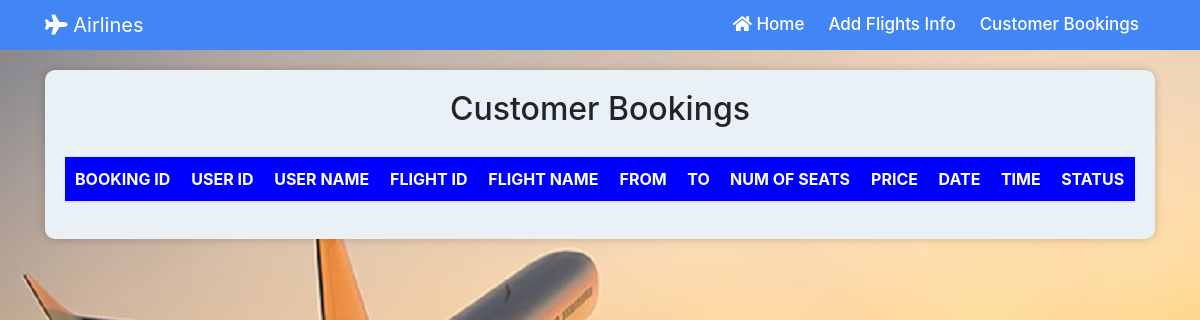
The app's page /view_bookings, older data.
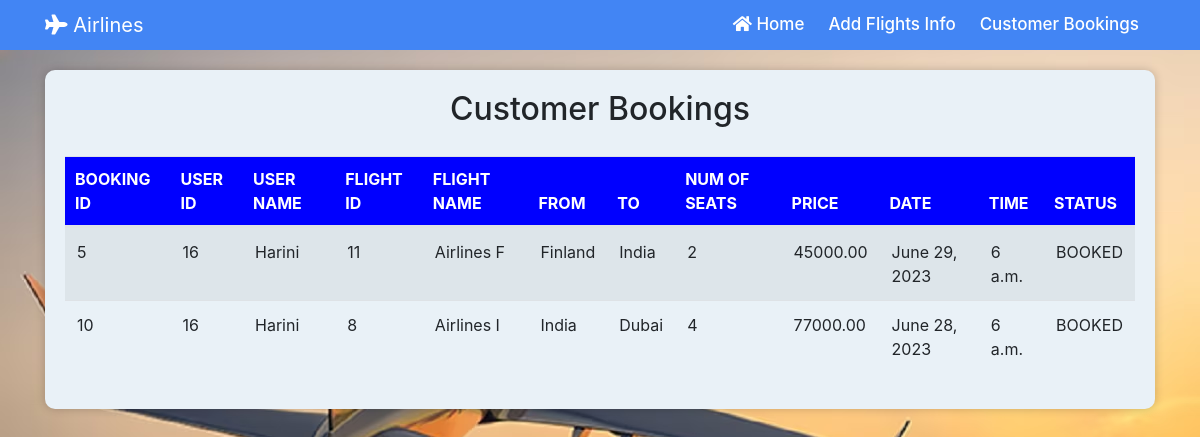
The same page, newer data.
### myapp/models.py (models this page shows, shortened)
class Book(models.Model):
    BOOKED = 'B'
    CANCELLED = 'C'
    TICKET_STATUSES = ((BOOKED, 'Booked'),
                       (CANCELLED, 'Cancelled'),)
    email = models.EmailField()
    name = models.CharField(max_length=30)
    userid =models.DecimalField(decimal_places=0, max_digits=2)
    flightid=models.DecimalField(decimal_places=0, max_digits=2)
    flight_name = models.CharField(max_length=30)
    source = models.CharField(max_length=30)
    dest = models.CharField(max_length=30)
    nos = models.DecimalField(decimal_places=0, max_digits=2)
    price = models.DecimalField(decimal_places=2, max_digits=10)
    date = models.DateField()
    time = models.TimeField()
    status = models.CharField(choices=TICKET_STATUSES, default=BOOKED, max_length=2)

### myapp/views.py (the view)
# urls.py: path('view_bookings',views.view_bookings, name="view_bookings"),
def view_bookings(request):
    bookings = Book.objects.all()
    return render(request, 'myapp/view_bookings.html', {'bookings': bookings})

### myapp/templates/myapp/view_bookings.html (shortened to what this page needs)
{% extends 'myapp/admin_navbar.html' %}
{% load static %}
{% block content %}
<div class="container">
    <div class="card">
        <h2 class="text-center">Customer Bookings</h2>
        <table class="table table-striped table-hover">
            <thead>
                <tr>
                    <th>BOOKING ID</th>
                    <th>USER ID</th>
                    <th>USER NAME</th>
                    <th>FLIGHT ID</th>
                    <th>FLIGHT NAME</th>
                    <th>FROM</th>
                    <th>TO</th>
                    <th>NUM OF SEATS</th>
                    <th>PRICE</th>
                    <th>DATE</th>
                    <th>TIME</th>
                    <th>STATUS</th>
                </tr>
            </thead>
            <tbody>
                {% for booking in bookings %}
                    <tr>
                        <td>{{ booking.id }}</td>
                        <td>{{ booking.userid }}</td>
                        <td>{{ booking.name }}</td>
                        <td>{{ booking.flightid }}</td>
                        <td>{{ booking.flight_name }}</td>
                        <td>{{ booking.source }}</td>
                        <td>{{ booking.dest }}</td>
                        <td>{{ booking.nos }}</td>
                        <td>{{ booking.price }}</td>
                        <td>{{ booking.date }}</td>
                        <td>{{ booking.time }}</td>
                        <td>{{ booking.status }}</td>
                    </tr>
                {% endfor %}
            </tbody>
        </table>
    </div>
</div>
{% endblock %}

### myapp/templates/myapp/admin_navbar.html (shortened to what this page needs)
<!DOCTYPE html>
<html lang="en">
<head>
    <link rel="stylesheet" href="https://stackpath.bootstrapcdn.com/bootstrap/4.1.3/css/bootstrap.min.css"
>
    <link rel="stylesheet" href="https://cdnjs.cloudflare.com/ajax/libs/font-awesome/5.15.3/css/all.min.css">
</head>
<body>
    <nav class="navbar navbar-expand-lg navbar-dark" style="background-color: #4285F4;">
        <div class="container">
            <a class="navbar-brand" href="{% url 'index' %}" style="color: white;">
                <i class="fas fa-plane"></i> Airlines
            </a>
            <div class="collapse navbar-collapse justify-content-end" id="navbarNavAltMarkup">
                <div class="navbar-nav">
                    <a class="navbar-brand btn-sm mr-2" href="{% url 'admin_home' %}" style="color: white;">
                        <i class="fas fa-home"></i> Home
                    </a>
                    <a class="navbar-brand btn-sm mr-2" href="{% url 'addfile' %}" style="color: white;">
                        Add Flights Info
                    </a>
                    <a class="navbar-brand btn-sm mr-2" href="{% url 'view_bookings' %}" style="color: white;">
                        Customer Bookings
                    </a>
                </div>
            </div>
        </div>
    </nav>
    {% block content %}{% endblock %}
</body>
</html>

### myapp/templates/myapp/admin_navbar.html (style rules this page uses)
.navbar { height: 50px; margin: 0 auto; }
.navbar-nav .navbar-brand { font-weight: 500; color: #FFFFFF; transition: color 0.3s ease-in-out; border-radius: 0.25rem; background-color: transparent; border: none; width: auto; font-size: 17px; padding-left: 8px; padding-right: 8px; }

Row changes from the older to the newer data that the page shows:
added Book: id "5", userid "16", name "Harini", flightid "11", flight_name "Airlines F", source "Finland", dest "India", nos "2", price "45000.00", date "June 29, 2023", time "6 a.m.", status "BOOKED"
added Book: id "10", userid "16", name "Harini", flightid "8", flight_name "Airlines I", source "India", dest "Dubai", nos "4", price "77000.00", date "June 28, 2023", time "6 a.m.", status "BOOKED"
